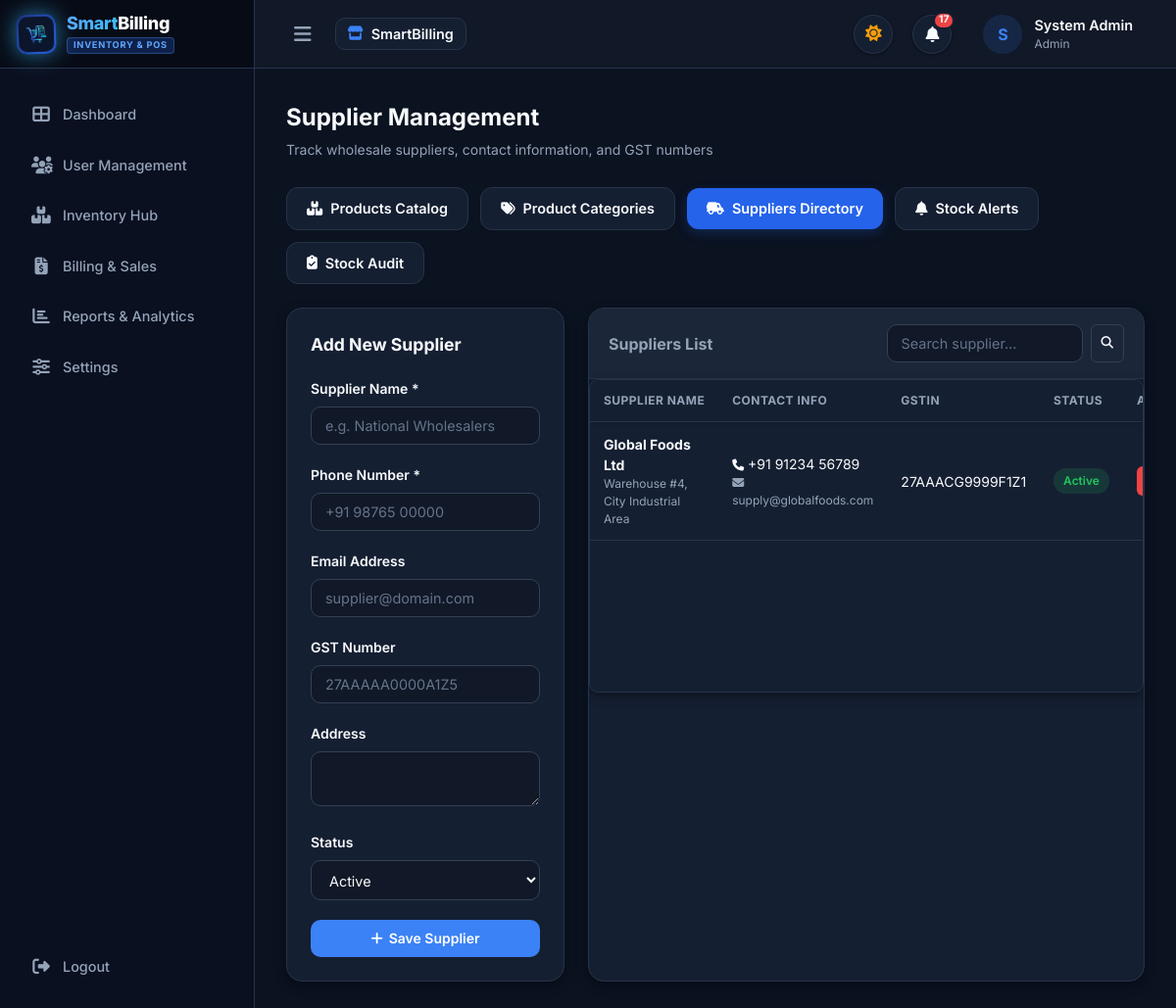
Screenshot of /suppliers/ (signed in) with the database file from the repository.
### app/models/setting.py (models this page shows, shortened)
class SystemSetting(db.Model):
    __tablename__ = 'system_settings'
    id = db.Column(db.Integer, primary_key=True, autoincrement=True)
    setting_key = db.Column(db.String(50), unique=True, nullable=False, index=True)
    setting_value = db.Column(db.Text, nullable=True)
    description = db.Column(db.String(255), nullable=True)
    updated_at = db.Column(db.DateTime, default=datetime.utcnow, onupdate=datetime.utcnow)
    @classmethod
    def get(cls, key: str, default: str = None) -> str:
        fallback = default if default is not None else DEFAULT_SETTINGS.get(key, '')
        setting = cls.query.filter_by(setting_key=key).first()
        return setting.setting_value if setting and setting.setting_value is not None else fallback
    @classmethod
    def get_bool(cls, key: str, default: bool = False) -> bool:
        val = cls.get(key, 'on' if default else 'off')
        return val.lower() in ['on', 'true', '1', 'yes']

### app/models/user.py (models this page shows, shortened)
class User(UserMixin, db.Model):
    __tablename__ = 'users'
    id = db.Column(db.Integer, primary_key=True, autoincrement=True)
    username = db.Column(db.String(50), unique=True, nullable=False, index=True)
    email = db.Column(db.String(120), unique=True, nullable=False, index=True)
    password_hash = db.Column(db.String(255), nullable=False)
    full_name = db.Column(db.String(100), nullable=False)
    role = db.Column(db.String(20), nullable=False, default='Admin')  # Admin, Manager, Cashier
    status = db.Column(db.String(20), nullable=False, default='Active')  # Active, Inactive
    profile_image = db.Column(db.String(255), nullable=True)
    last_login_at = db.Column(db.DateTime, nullable=True)
    last_login_ip = db.Column(db.String(45), nullable=True)
    created_at = db.Column(db.DateTime, default=datetime.utcnow)
    updated_at = db.Column(db.DateTime, default=datetime.utcnow, onupdate=datetime.utcnow)

### app/models/supplier.py (models this page shows, shortened)
class Supplier(db.Model):
    __tablename__ = 'suppliers'
    id = db.Column(db.Integer, primary_key=True, autoincrement=True)
    name = db.Column(db.String(100), nullable=False, index=True)
    phone = db.Column(db.String(20), nullable=False)
    email = db.Column(db.String(120), nullable=True)
    gst_number = db.Column(db.String(30), nullable=True)
    address = db.Column(db.Text, nullable=True)
    status = db.Column(db.String(20), nullable=False, default='Active')
    created_at = db.Column(db.DateTime, default=datetime.utcnow)
    updated_at = db.Column(db.DateTime, default=datetime.utcnow, onupdate=datetime.utcnow)
    products = db.relationship('Product', backref='supplier', lazy=True)

### app/routes/supplier_routes.py (the view, shortened to what this page needs)
@supplier_bp.route('/', methods=['GET', 'POST'])
@login_required
def index():
    form = SupplierForm()
    search = request.args.get('search', '', type=str)
    query = Supplier.query
    if search:
        query = query.filter(
            (Supplier.name.like(f"%{search}%")) |
            (Supplier.phone.like(f"%{search}%")) |
            (Supplier.email.like(f"%{search}%"))
        )
    suppliers = query.order_by(Supplier.name).all()
    return render_template('suppliers/index.html', suppliers=suppliers, form=form, search=search)

### app/validators/forms.py
class SupplierForm(FlaskForm):
    name = StringField('Supplier Name', validators=[DataRequired(), Length(max=100)])
    phone = StringField('Phone', validators=[DataRequired(), Length(max=20)])
    email = StringField('Email', validators=[Optional(), Email()])
    gst_number = StringField('GST Number', validators=[Optional(), Length(max=30)])
    address = TextAreaField('Address', validators=[Optional()])
    status = SelectField('Status', choices=[('Active', 'Active'), ('Inactive', 'Inactive')], default='Active')

### app/templates/suppliers/index.html (shortened to what this page needs)
{% extends "base.html" %}
{% block content %}
<div class="page-header">
  <div>
    <h1 class="page-title">Supplier Management</h1>
    <p class="page-subtitle">Track wholesale suppliers, contact information, and GST numbers</p>
  </div>
</div>
{% include "inventory/_hub_tabs.html" %}
<div style="display: grid; grid-template-columns: 1fr 2fr; gap: 24px;">
  <div class="card-table" style="padding: 24px;">
    <h3 style="font-size: 1.1rem; font-weight: 700; margin-bottom: 20px;">Add New Supplier</h3>
    <form method="POST" action="{{ url_for('supplier.index') }}">
      <div class="form-group">
        <label class="form-label">Supplier Name *</label>
        {{ form.name(class="form-control", placeholder="e.g. National Wholesalers") }}
      </div>
      <div class="form-group">
        <label class="form-label">Phone Number *</label>
        {{ form.phone(class="form-control", placeholder="+91 98765 00000") }}
      </div>
      <div class="form-group">
        <label class="form-label">Email Address</label>
        {{ form.email(class="form-control", placeholder="supplier@domain.com") }}
      </div>
      <div class="form-group">
        <label class="form-label">GST Number</label>
        {{ form.gst_number(class="form-control", placeholder="27AAAAA0000A1Z5") }}
      </div>
      <div class="form-group">
        <label class="form-label">Address</label>
        {{ form.address(class="form-control", rows="2") }}
      </div>
      <div class="form-group">
        <label class="form-label">Status</label>
        {{ form.status(class="form-control") }}
      </div>
      <button type="submit" class="btn btn-primary" style="width: 100%;">
        <i class="fas fa-plus"></i> Save Supplier
      </button>
    </form>
  </div>
  <div class="card-table">
    <div class="table-header">
      <h3 style="font-size: 1rem; font-weight: 700;">Suppliers List</h3>
      <form method="GET" style="display: flex; gap: 8px;">
        <input type="text" name="search" class="form-control" style="width: 200px;" placeholder="Search supplier..." value="{{ search }}">
        <button type="submit" class="btn btn-sm btn-secondary"><i class="fas fa-search"></i></button>
      </form>
    </div>
    <div class="table-scroll-container" style="max-height: 580px; overflow-y: auto; position: relative;">
      <table class="custom-table">
      <thead style="position: sticky; top: 0; background: var(--surface); z-index: 5; box-shadow: 0 2px 4px rgba(0,0,0,0.05);">
        <tr>
          <th>Supplier Name</th>
          <th>Contact Info</th>
          <th>GSTIN</th>
          <th>Status</th>
          <th>Actions</th>
        </tr>
      </thead>
      <tbody>
        {% for sup in suppliers %}
        <tr>
          <td>
            <strong>{{ sup.name }}</strong>
            {% if sup.address %}<div style="font-size: 0.75rem; color: var(--text-muted);">{{ sup.address }}</div>{% endif %}
          </td>
          <td>
            <div><i class="fas fa-phone" style="font-size: 0.75rem;"></i> {{ sup.phone }}</div>
            {% if sup.email %}<div style="font-size: 0.75rem; color: var(--text-muted);"><i class="fas fa-envelope"></i> {{ sup.email }}</div>{% endif %}
          </td>
          <td><code>{{ sup.gst_number or 'N/A' }}</code></td>
          <td>
            {% if sup.status == 'Active' %}
              <span class="badge badge-success">Active</span>
            {% else %}
              <span class="badge badge-secondary">Inactive</span>
            {% endif %}
          </td>
          <td>
            <form method="POST" action="{{ url_for('supplier.delete', id=sup.id) }}" style="display: inline;" onsubmit="event.preventDefault(); promptPasswordConfirmation(this, 'Confirm Delete Supplier: {{ sup.name }}');">
              <button type="submit" class="btn btn-sm btn-danger" title="Delete">
              </button>
            </form>
          </td>
        </tr>
        {% else %}
        <tr><td colspan="5" class="text-center p-4">No suppliers registered.</td></tr>
        {% endfor %}
      </tbody>
    </table>
  </div>
</div>
</div>
{% endblock %}

### app/templates/base.html (shortened to what this page needs)
<!DOCTYPE html>
<html lang="en">
<head>
  <link rel="stylesheet" href="https://cdnjs.cloudflare.com/ajax/libs/font-awesome/6.4.0/css/all.min.css">
  <link rel="stylesheet" href="{{ url_for('static', filename='css/main.css') }}">
</head>
<body data-theme="{{ 'dark' if dark_mode else 'light' }}" data-color="{{ theme_color or 'blue' }}">
<div class="app-container">
  {% if current_user.is_authenticated %}
  <aside class="app-sidebar {% if compact_sidebar %}compact{% endif %}">
    <div class="sidebar-header">
      <div class="brand-logo-wrapper">
        <img src="{{ url_for('static', filename=store_logo or 'images/logo.png') }}" alt="Logo" class="brand-logo-img">
      </div>
      <div class="brand-title-group">
        <span class="brand-title-animated"><span class="brand-title-highlight">Smart</span>Billing</span>
        <span class="brand-subtitle-badge">INVENTORY & POS</span>
      </div>
    </div>
    <nav class="sidebar-nav">
      <a href="{{ url_for('dashboard.index') }}" class="nav-link {% if request.endpoint == 'dashboard.index' %}active{% endif %}">
        <i class="fas fa-th-large"></i> <span>Dashboard</span>
      </a>
      <a href="{{ url_for('user.index') }}" class="nav-link {% if request.endpoint and ('user.' in request.endpoint or 'activity.' in request.endpoint) %}active{% endif %}">
        <i class="fas fa-users-cog"></i> <span>User Management</span>
      </a>
      <a href="{{ url_for('product.index') }}" class="nav-link {% if request.endpoint and ('product.' in request.endpoint or 'category.' in request.endpoint or 'inventory.' in request.endpoint) %}active{% endif %}">
        <i class="fas fa-boxes-stacked"></i> <span>Inventory Hub</span>
      </a>
      <a href="{{ url_for('billing.billing_dashboard') }}" class="nav-link {% if request.endpoint and 'billing.' in request.endpoint %}active{% endif %}">
        <i class="fas fa-file-invoice-dollar"></i> <span>Billing & Sales</span>
      </a>
      <a href="{{ url_for('report.index') }}" class="nav-link {% if request.endpoint and 'report.' in request.endpoint %}active{% endif %}">
        <i class="fas fa-chart-bar"></i> <span>Reports & Analytics</span>
      </a>
      <a href="{{ url_for('setting.index') }}" class="nav-link {% if request.endpoint and 'setting.' in request.endpoint %}active{% endif %}">
        <i class="fas fa-sliders"></i> <span>Settings</span>
      </a>
      <a href="#" onclick="openLogoutModal(); return false;" class="nav-link text-danger" style="margin-top: auto;">
        <i class="fas fa-right-from-bracket"></i> <span>Logout</span>
      </a>
    </nav>
  </aside>
  {% endif %}
  <main class="app-main {% if not current_user.is_authenticated %}no-sidebar{% endif %}">
    {% if current_user.is_authenticated %}
    <header class="app-navbar">
      <div class="navbar-left">
        <button class="sidebar-toggle" id="sidebarToggle" title="Toggle Sidebar"><i class="fas fa-bars"></i></button>
        <div class="navbar-brand-badge">
          <i class="fas fa-store" style="color: var(--primary);"></i>
          <span>{{ store_name or 'SmartBilling Portal' }}</span>
        </div>
      </div>
      <div class="navbar-right">
        <button class="theme-toggle-btn" id="navThemeToggleBtn" onclick="toggleTheme()" title="Switch to Night Mode">
          <i class="fas fa-moon" id="navThemeToggleIcon"></i>
        </button>
        <div class="notif-bell-wrapper" id="notifBellWrapper">
          <button class="notif-bell-btn" id="notifBellBtn" onclick="toggleNotifPanel(event)" title="Notifications">
            <i class="fas fa-bell"></i>
            {% if nav_notif_count > 0 %}
              <span class="notif-badge">{{ nav_notif_count if nav_notif_count < 99 else '99+' }}</span>
            {% endif %}
          </button>
              {% set alert_count = nav_notifications | selectattr('type', 'in', ['warning', 'danger']) | list | length %}
        </div>
        <a href="{{ url_for('profile.index') }}" class="user-profile-btn">
          <div class="avatar">
            {% if current_user.profile_image %}
              <img src="{{ url_for('static', filename=current_user.profile_image) }}" alt="Avatar" style="width:100%;height:100%;border-radius:50%;">
            {% else %}
              {{ (current_user.full_name or current_user.username or 'U')[0] }}
            {% endif %}
          </div>
          <div>
            <div style="font-weight: 600; font-size: 0.9rem;">{{ current_user.full_name }}</div>
            <div style="font-size: 0.75rem; color: var(--text-muted);">{{ current_user.role }}</div>
          </div>
        </a>
      </div>
    </header>
    {% endif %}
    <div class="content-wrapper">
      {% block content %}{% endblock %}
    </div>
  </main>
</div>
</body>
</html>

### rows the page displays
SystemSetting: setting_value "SmartBilling"
User: full_name "S", full_name "System Admin", role "Admin"
Supplier: name "Global Foods Ltd", address "Warehouse #4, City Industrial Area", phone "+91 91234 56789", email "supply@globalfoods.com", gst_number "27AAACG9999F1Z1", status "Active"

### other values shown
{{ nav_notif_count if nav_notif_count < 99 else '99+' }} "17"
